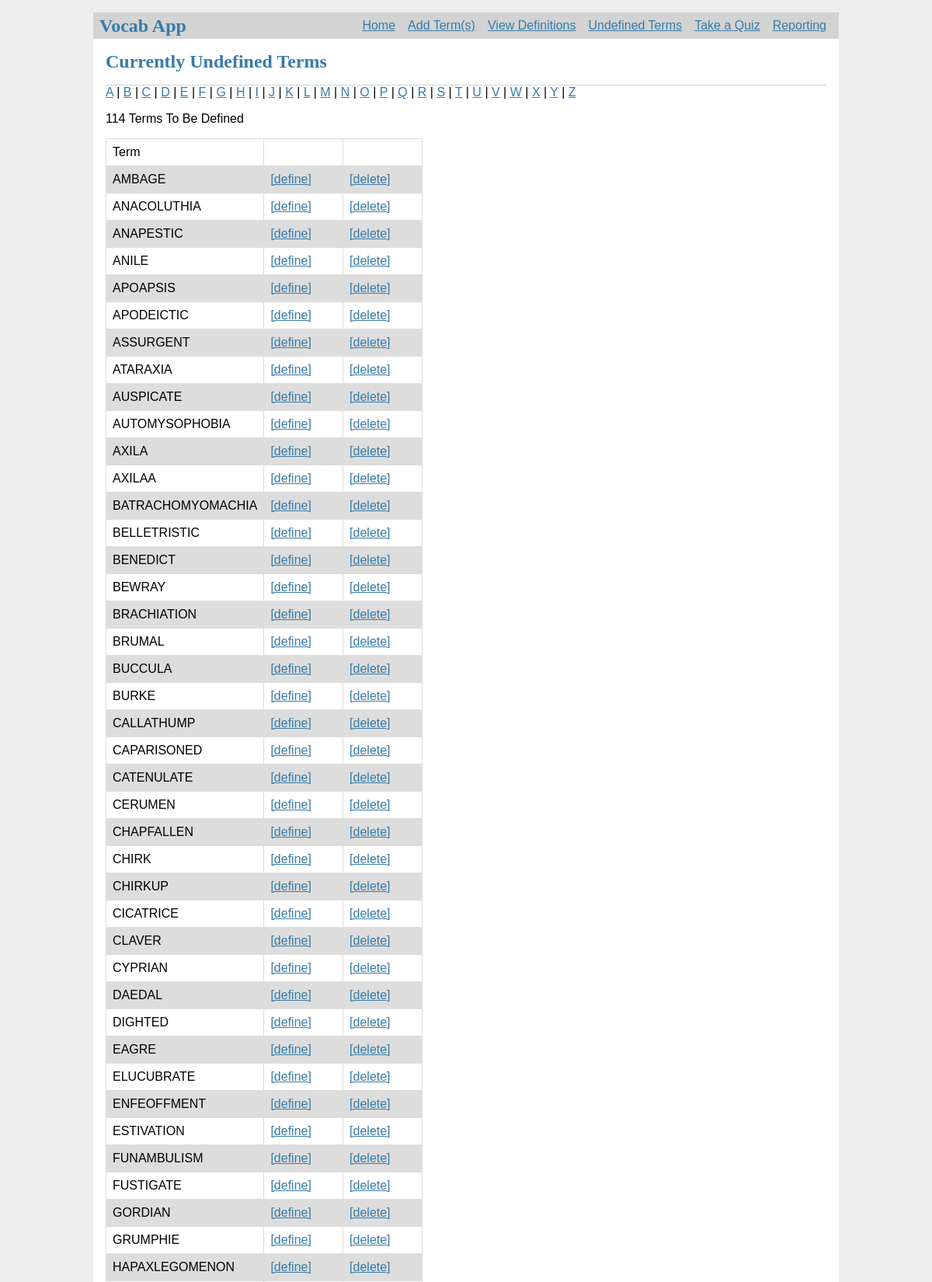
/undefined (upper part), run on the app's committed database.
### tables this page shows
CREATE TABLE undefined(term text primary key);

### flask-sqlite.py (the view)
@app.route('/undefined')
def udeflist():
    con = sql.connect("vocab.db")
    con.execute("delete from undefined where term IN(select distinct term from defined)")
    con.commit()
    con.row_factory = sql.Row
    cur = con.cursor()
    cur.execute("select * from undefined order by term")
    rows = cur.fetchall();
    num_words = len(rows)
    return render_template("list2.html", rows=rows, num_words=num_words)

### templates/list2.html
{% extends 'base.html' %}
{% block header %}
  <h2>{% block title %}Currently Undefined Terms{% endblock %}</h2>
{% endblock %}
{% block content %}
   <p<p> <a href = "/defined/a">A</a> | <a href = "/defined/b">B</a> | <a href = "/defined/c">C</a> | <a href = "/defined/d">D</a> | <a href = "/defined/e">E</a> | <a href = "/defined/f">F</a> | <a href = "/defined/g">G</a> | <a href = "/defined/h">H</a> | <a href = "/defined/i">I</a> | <a href = "/defined/j">J</a> | <a href = "/defined/k">K</a> | <a href = "/defined/l">L</a> | <a href = "/defined/m">M</a> | <a href = "/defined/n">N</a> | <a href = "/defined/o">O</a> | <a href = "/defined/p">P</a> | <a href = "/defined/q">Q</a> | <a href = "/defined/r">R</a> | <a href = "/defined/s">S</a> | <a href = "/defined/t">T</a> | <a href = "/defined/u">U</a> | <a href = "/defined/v">V</a> | <a href = "/defined/w">W</a> | <a href = "/defined/x">X</a> | <a href = "/defined/y">Y</a> | <a href = "/defined/z">Z</a></p>
   <p>{{ num_words }} Terms To Be Defined</p>
      <table id="basictable">
         <thead>
            <td>Term</td><td></td><td></td>
         </thead>
         {% for row in rows %}
            <tr class="{{ loop.cycle('odd', 'even') }}">
               <td width = "50%">{{row["term"]}}</td><td><a href="{{ url_for('edit_term', term = row["id"]) }}">[define]</a></td><td><a href="{{ url_for('delete_udef', term = row["term"]) }}" onclick="return confirm('Are you sure you want to delete this item?');">[delete]</a></td>
            </tr>
         {% endfor %}
      </table>
{% endblock %}

### templates/base.html (shortened to what this page needs)
<!doctype html>
<link rel="stylesheet" href="{{ url_for('static', filename='style.css') }}">
<nav>
  <h1>Vocab App</h1>
  <ul>
      <li><a href="{{ url_for('home') }}">Home</a>
      <li><a href="{{ url_for('new_term') }}">Add Term(s)</a>
      <li><a href="{{ url_for('deflist') }}">View Definitions</a>
      <li><a href="{{ url_for('udeflist') }}">Undefined Terms</a>
      <li><a href="{{ url_for('quiz') }}">Take a Quiz</a>
      <li><a href="{{ url_for('reporting') }}">Reporting</a>
  </ul>
</nav>
<section class="content">
  <header>
    {% block header %}{% endblock %}
  </header>
  {% block content %}{% endblock %}
</section>

### static/style.css (style rules this page uses)
.odd { background-color: #ddd; }
#basictable { border-collapse: collapse; }
#basictable td, #basictable th { border: 1px solid #ddd; padding: 8px; }
h1, h2, h3, h4, h5, h6 { font-family: serif; color: #377ba8; margin: 1rem 0; }
a { color: #377ba8; }
nav { background: lightgray; display: flex; align-items: center; padding: 0 0.5rem; }
nav h1 { flex: auto; margin: 0; }
nav ul { display: flex; list-style: none; margin: 0; padding: 0; }
nav ul li a, nav ul li span, header .action { display: block; padding: 0.5rem; }
.content { padding: 0 1rem 1rem; }
.content > header { border-bottom: 1px solid lightgray; display: flex; align-items: flex-end; }
.content:last-child { margin-bottom: 0; }

### data on the page
undefined: term "AMBAGE"
undefined: term "ANACOLUTHIA"
undefined: term "ANAPESTIC"
undefined: term "ANILE"
undefined: term "APOAPSIS"
undefined: term "APODEICTIC"
undefined: term "ASSURGENT"
undefined: term "ATARAXIA"
undefined: term "AUSPICATE"
undefined: term "AUTOMYSOPHOBIA"
undefined: term "AXILA"
undefined: term "AXILAA"
undefined: term "BATRACHOMYOMACHIA"
undefined: term "BELLETRISTIC"
undefined: term "BENEDICT"
undefined: term "BEWRAY"
undefined: term "BRACHIATION"
undefined: term "BRUMAL"
undefined: term "BUCCULA"
undefined: term "BURKE"
undefined: term "CALLATHUMP"
undefined: term "CAPARISONED"
undefined: term "CATENULATE"
undefined: term "CERUMEN"
undefined: term "CHAPFALLEN"
undefined: term "CHIRK"
undefined: term "CHIRKUP"
undefined: term "CICATRICE"
undefined: term "CLAVER"
undefined: term "CYPRIAN"
undefined: term "DAEDAL"
undefined: term "DIGHTED"
undefined: term "EAGRE"
undefined: term "ELUCUBRATE"
undefined: term "ENFEOFFMENT"
undefined: term "ESTIVATION"
undefined: term "FUNAMBULISM"
undefined: term "FUSTIGATE"
undefined: term "GORDIAN"
undefined: term "GRUMPHIE"
undefined: term "HAPAXLEGOMENON"

### other printed values
{{ num_words }} "114"
